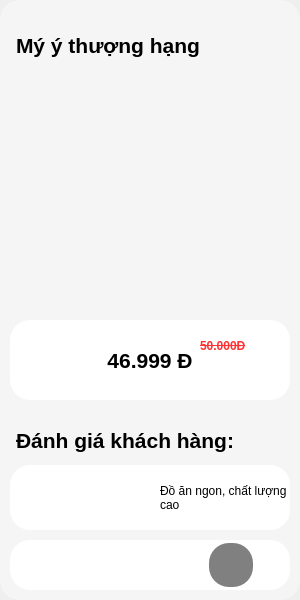
<?xml version="1.0" encoding="UTF-8"?>
<ui version="4.0">
 <class>MainWindow</class>
 <widget class="QMainWindow" name="MainWindow">
  <property name="geometry">
   <rect>
    <x>0</x>
    <y>0</y>
    <width>300</width>
    <height>600</height>
   </rect>
  </property>
  <property name="windowTitle">
   <string>MainWindow</string>
  </property>
  <widget class="QWidget" name="centralwidget">
   <widget class="QWidget" name="widget" native="true">
    <property name="geometry">
     <rect>
      <x>0</x>
      <y>0</y>
      <width>300</width>
      <height>600</height>
     </rect>
    </property>
    <property name="minimumSize">
     <size>
      <width>300</width>
      <height>600</height>
     </size>
    </property>
    <property name="maximumSize">
     <size>
      <width>300</width>
      <height>600</height>
     </size>
    </property>
    <property name="styleSheet">
     <string notr="true">QWidget{
	background-color: #F5F5F5;
	border-radius: 20px;
}</string>
    </property>
    <layout class="QVBoxLayout" name="verticalLayout">
     <property name="spacing">
      <number>0</number>
     </property>
     <property name="leftMargin">
      <number>0</number>
     </property>
     <property name="topMargin">
      <number>0</number>
     </property>
     <property name="rightMargin">
      <number>0</number>
     </property>
     <property name="bottomMargin">
      <number>0</number>
     </property>
     <item>
      <spacer name="verticalSpacer">
       <property name="orientation">
        <enum>Qt::Vertical</enum>
       </property>
       <property name="sizeType">
        <enum>QSizePolicy::Fixed</enum>
       </property>
       <property name="sizeHint" stdset="0">
        <size>
         <width>20</width>
         <height>20</height>
        </size>
       </property>
      </spacer>
     </item>
     <item>
      <widget class="QLabel" name="label_7">
       <property name="minimumSize">
        <size>
         <width>0</width>
         <height>50</height>
        </size>
       </property>
       <property name="maximumSize">
        <size>
         <width>16777215</width>
         <height>50</height>
        </size>
       </property>
       <property name="font">
        <font>
         <family>Arial</family>
         <pointsize>16</pointsize>
         <bold>true</bold>
        </font>
       </property>
       <property name="styleSheet">
        <string notr="true">QLabel{
	padding: 0px 10px;
}</string>
       </property>
       <property name="text">
        <string>Mý ý thượng hạng</string>
       </property>
      </widget>
     </item>
     <item>
      <widget class="QLabel" name="label">
       <property name="minimumSize">
        <size>
         <width>0</width>
         <height>240</height>
        </size>
       </property>
       <property name="maximumSize">
        <size>
         <width>16777215</width>
         <height>240</height>
        </size>
       </property>
       <property name="styleSheet">
        <string notr="true"/>
       </property>
       <property name="text">
        <string/>
       </property>
       <property name="pixmap">
        <pixmap>../resources/images/sigma.png</pixmap>
       </property>
       <property name="scaledContents">
        <bool>true</bool>
       </property>
      </widget>
     </item>
     <item>
      <spacer name="verticalSpacer_2">
       <property name="orientation">
        <enum>Qt::Vertical</enum>
       </property>
       <property name="sizeType">
        <enum>QSizePolicy::Fixed</enum>
       </property>
       <property name="sizeHint" stdset="0">
        <size>
         <width>0</width>
         <height>10</height>
        </size>
       </property>
      </spacer>
     </item>
     <item>
      <widget class="QWidget" name="widget_2" native="true">
       <property name="minimumSize">
        <size>
         <width>0</width>
         <height>80</height>
        </size>
       </property>
       <property name="maximumSize">
        <size>
         <width>16777215</width>
         <height>80</height>
        </size>
       </property>
       <property name="styleSheet">
        <string notr="true"/>
       </property>
       <widget class="QPushButton" name="pushButton">
        <property name="geometry">
         <rect>
          <x>0</x>
          <y>0</y>
          <width>300</width>
          <height>80</height>
         </rect>
        </property>
        <property name="font">
         <font>
          <pointsize>16</pointsize>
          <bold>true</bold>
         </font>
        </property>
        <property name="styleSheet">
         <string notr="true">QPushButton{
	background-color: rgb(255,255,255);
	border-radius: 20px;
	margin: 0px 10px;
}
QPushButton:hover{
	background-color: rgb(180, 180, 180);
}</string>
        </property>
        <property name="text">
         <string>46.999 Đ</string>
        </property>
       </widget>
       <widget class="QLabel" name="label_2">
        <property name="geometry">
         <rect>
          <x>200</x>
          <y>10</y>
          <width>81</width>
          <height>31</height>
         </rect>
        </property>
        <property name="font">
         <font>
          <bold>true</bold>
          <strikeout>true</strikeout>
         </font>
        </property>
        <property name="styleSheet">
         <string notr="true">background-color: transparent;
color: rgb(255, 51, 51);</string>
        </property>
        <property name="text">
         <string>50.000Đ</string>
        </property>
       </widget>
      </widget>
     </item>
     <item>
      <spacer name="verticalSpacer_3">
       <property name="orientation">
        <enum>Qt::Vertical</enum>
       </property>
       <property name="sizeType">
        <enum>QSizePolicy::Fixed</enum>
       </property>
       <property name="sizeHint" stdset="0">
        <size>
         <width>20</width>
         <height>15</height>
        </size>
       </property>
      </spacer>
     </item>
     <item>
      <widget class="QLabel" name="label_8">
       <property name="minimumSize">
        <size>
         <width>0</width>
         <height>50</height>
        </size>
       </property>
       <property name="maximumSize">
        <size>
         <width>16777215</width>
         <height>50</height>
        </size>
       </property>
       <property name="font">
        <font>
         <family>Arial</family>
         <pointsize>16</pointsize>
         <bold>true</bold>
        </font>
       </property>
       <property name="styleSheet">
        <string notr="true">QLabel{
	padding: 0px 10px;
}</string>
       </property>
       <property name="text">
        <string>Đánh giá khách hàng:</string>
       </property>
      </widget>
     </item>
     <item>
      <widget class="QWidget" name="widget_3" native="true">
       <property name="styleSheet">
        <string notr="true">QWidget{
	background-color: rgb(255,255,255);
	margin: 0px 10px;
}</string>
       </property>
       <layout class="QHBoxLayout" name="horizontalLayout">
        <property name="spacing">
         <number>0</number>
        </property>
        <property name="leftMargin">
         <number>0</number>
        </property>
        <property name="topMargin">
         <number>0</number>
        </property>
        <property name="rightMargin">
         <number>0</number>
        </property>
        <property name="bottomMargin">
         <number>0</number>
        </property>
        <item>
         <widget class="QPushButton" name="pushButton_15">
          <property name="styleSheet">
           <string notr="true"/>
          </property>
          <property name="text">
           <string/>
          </property>
          <property name="icon">
           <iconset>
            <normaloff>../resources/images/user-icon.png</normaloff>../resources/images/user-icon.png</iconset>
          </property>
          <property name="iconSize">
           <size>
            <width>40</width>
            <height>40</height>
           </size>
          </property>
         </widget>
        </item>
        <item>
         <widget class="QLabel" name="label_3">
          <property name="text">
           <string>Đồ ăn ngon, chất lượng cao</string>
          </property>
          <property name="wordWrap">
           <bool>true</bool>
          </property>
         </widget>
        </item>
       </layout>
      </widget>
     </item>
     <item>
      <spacer name="verticalSpacer_5">
       <property name="orientation">
        <enum>Qt::Vertical</enum>
       </property>
       <property name="sizeType">
        <enum>QSizePolicy::Fixed</enum>
       </property>
       <property name="sizeHint" stdset="0">
        <size>
         <width>20</width>
         <height>10</height>
        </size>
       </property>
      </spacer>
     </item>
     <item>
      <widget class="QWidget" name="widget_4" native="true">
       <property name="minimumSize">
        <size>
         <width>0</width>
         <height>40</height>
        </size>
       </property>
       <property name="maximumSize">
        <size>
         <width>16777215</width>
         <height>50</height>
        </size>
       </property>
       <property name="styleSheet">
        <string notr="true">QWidget{
	background-color: rgb(255, 255, 255);
	border-radius: 20px;
	margin: 0px 10px;
}</string>
       </property>
       <layout class="QHBoxLayout" name="horizontalLayout_3">
        <property name="spacing">
         <number>0</number>
        </property>
        <property name="leftMargin">
         <number>0</number>
        </property>
        <property name="topMargin">
         <number>0</number>
        </property>
        <property name="rightMargin">
         <number>0</number>
        </property>
        <property name="bottomMargin">
         <number>0</number>
        </property>
        <item>
         <spacer name="horizontalSpacer_3">
          <property name="orientation">
           <enum>Qt::Horizontal</enum>
          </property>
          <property name="sizeHint" stdset="0">
           <size>
            <width>40</width>
            <height>20</height>
           </size>
          </property>
         </spacer>
        </item>
        <item>
         <widget class="QPushButton" name="pushButton_2">
          <property name="minimumSize">
           <size>
            <width>40</width>
            <height>40</height>
           </size>
          </property>
          <property name="maximumSize">
           <size>
            <width>40</width>
            <height>40</height>
           </size>
          </property>
          <property name="styleSheet">
           <string notr="true">QPushButton{
	margin: 0px;
}</string>
          </property>
          <property name="text">
           <string/>
          </property>
          <property name="icon">
           <iconset>
            <normaloff>../resources/images/user-icon.png</normaloff>../resources/images/user-icon.png</iconset>
          </property>
          <property name="iconSize">
           <size>
            <width>40</width>
            <height>40</height>
           </size>
          </property>
         </widget>
        </item>
        <item>
         <spacer name="horizontalSpacer">
          <property name="orientation">
           <enum>Qt::Horizontal</enum>
          </property>
          <property name="sizeHint" stdset="0">
           <size>
            <width>40</width>
            <height>20</height>
           </size>
          </property>
         </spacer>
        </item>
        <item>
         <widget class="QPushButton" name="pushButton_3">
          <property name="minimumSize">
           <size>
            <width>35</width>
            <height>35</height>
           </size>
          </property>
          <property name="maximumSize">
           <size>
            <width>35</width>
            <height>35</height>
           </size>
          </property>
          <property name="styleSheet">
           <string notr="true">QPushButton{
	margin: 0px;
}</string>
          </property>
          <property name="text">
           <string/>
          </property>
          <property name="icon">
           <iconset>
            <normaloff>../resources/images/tim-kim.png</normaloff>../resources/images/tim-kim.png</iconset>
          </property>
          <property name="iconSize">
           <size>
            <width>35</width>
            <height>35</height>
           </size>
          </property>
         </widget>
        </item>
        <item>
         <spacer name="horizontalSpacer_2">
          <property name="orientation">
           <enum>Qt::Horizontal</enum>
          </property>
          <property name="sizeHint" stdset="0">
           <size>
            <width>40</width>
            <height>20</height>
           </size>
          </property>
         </spacer>
        </item>
        <item>
         <widget class="QPushButton" name="pushButton_4">
          <property name="minimumSize">
           <size>
            <width>50</width>
            <height>50</height>
           </size>
          </property>
          <property name="maximumSize">
           <size>
            <width>50</width>
            <height>50</height>
           </size>
          </property>
          <property name="styleSheet">
           <string notr="true">QPushButton{
	margin: 3px;
	background-color: gray;
}</string>
          </property>
          <property name="text">
           <string/>
          </property>
          <property name="icon">
           <iconset>
            <normaloff>../resources/images/dsa.png</normaloff>../resources/images/dsa.png</iconset>
          </property>
          <property name="iconSize">
           <size>
            <width>50</width>
            <height>50</height>
           </size>
          </property>
         </widget>
        </item>
        <item>
         <spacer name="horizontalSpacer_4">
          <property name="orientation">
           <enum>Qt::Horizontal</enum>
          </property>
          <property name="sizeHint" stdset="0">
           <size>
            <width>40</width>
            <height>20</height>
           </size>
          </property>
         </spacer>
        </item>
       </layout>
      </widget>
     </item>
     <item>
      <spacer name="verticalSpacer_4">
       <property name="orientation">
        <enum>Qt::Vertical</enum>
       </property>
       <property name="sizeType">
        <enum>QSizePolicy::Fixed</enum>
       </property>
       <property name="sizeHint" stdset="0">
        <size>
         <width>20</width>
         <height>10</height>
        </size>
       </property>
      </spacer>
     </item>
    </layout>
   </widget>
  </widget>
 </widget>
 <resources/>
 <connections/>
</ui>
